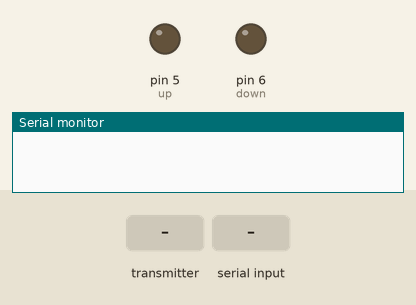
This sketch was run on a simulated Arduino Uno, built with avr-gcc and run on an emulated ATmega328P. Shown: output pins drawn as LEDs (lit = HIGH), the last lines printed to the serial monitor. Inputs (shaded band) come from the test bench. No radio packets arrive unless stated.

Above: at 1.2 s.
1.3 s: the transmitter starts sending msg.0 = 1
At 2.5 s:
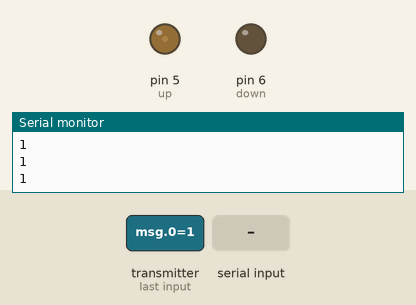
2.8 s: "90,45\n" received over Serial
At 3.7 s:
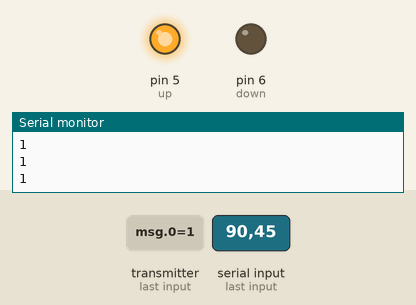
4.4 s: the transmitter starts sending msg.0 = 64
At 4.9 s:
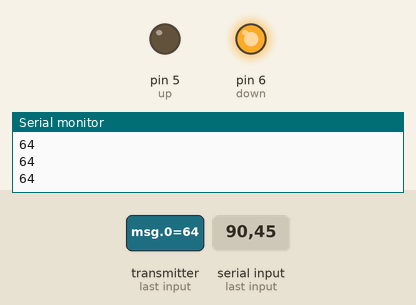
5.9 s: "30,150\n" received over Serial
At 7.3 s:
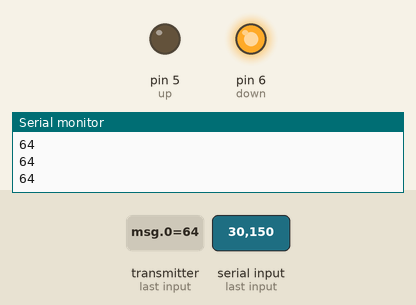
Timing chart, 0 to 8.5 s (numbered marks = the images above; inputs shaded):
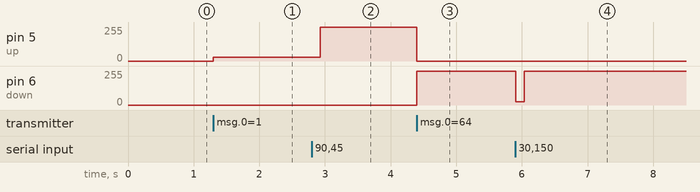

The sketch:

receiver.ino
```cpp
#include <SPI.h>
#include "nRF24L01.h"
#include "RF24.h"
int msg[1];
RF24 radio(9,10);
const uint64_t pipe = 0xE8E8F0F0E1LL;
int up = 5; int down = 6; int spd;
int RemPwr = 30; int Tune = 40;

void setup(void){
  Serial.begin(9600);
  radio.begin(); radio.openReadingPipe(1,pipe); radio.startListening();
  pinMode(up, OUTPUT);
  pinMode(down, OUTPUT);
  setPwmFrequency(up, 8);
  setPwmFrequency(down, 8);
}

void loop(void){
  if (Serial.available() == 1){
    Tune = Serial.parseInt();
  }

 if (radio.available()){
    bool done = false;
    while (!done){
      done = radio.read(msg, 1);
      Serial.println(msg[0]);
      //delay(10);
    }
//    msg[0]=40;

    if(msg[0]>40){
      analogWrite(up,0);
      delay(1);
      spd = RemPwr*(msg[0]-40)/Tune;
      if (spd>RemPwr){spd=RemPwr;}
      analogWrite(down,spd);
    }else if(msg[0]<40 && msg[0]>0){
      analogWrite(down,0);
      delay(1);
      spd = RemPwr*(40-msg[0])/Tune;
      if (spd>RemPwr){spd=RemPwr;}
      analogWrite(up,spd);
    }else{
      analogWrite(up,0);
      analogWrite(down,0);
    }

  }
  else{
//    Serial.println("No radio available");
//    analogWrite(up,0);
//    analogWrite(down,0);
  }
}


void setPwmFrequency(int pin, int divisor) {
  byte mode;
  if(pin == 5 || pin == 6 || pin == 9 || pin == 10) {
    switch(divisor) {
      case 1: mode = 0x01; break;
      case 8: mode = 0x02; break;
      case 64: mode = 0x03; break;
      case 256: mode = 0x04; break;
      case 1024: mode = 0x05; break;
      default: return;
    }
    if(pin == 5 || pin == 6) {
      TCCR0B = TCCR0B & 0b11111000 | mode;
    } else {
      TCCR1B = TCCR1B & 0b11111000 | mode;
    }
  } else if(pin == 3 || pin == 11) {
    switch(divisor) {
      case 1: mode = 0x01; break;
      case 8: mode = 0x02; break;
      case 32: mode = 0x03; break;
      case 64: mode = 0x04; break;
      case 128: mode = 0x05; break;
      case 256: mode = 0x06; break;
      case 1024: mode = 0x07; break;
      default: return;
    }
    TCCR2B = TCCR2B & 0b11111000 | mode;
  }
}
```

Measured:
- after the input at 1.3 s, pin 5 (up): 0/255 → 29/255 at once
- after the input at 2.8 s, pin 5 (up): 29/255 → 255/255 after 0.13 s
- after the input at 4.4 s, pin 5 (up): 255/255 → 0/255 at once; pin 6 (down): 0/255 → 255/255 at once
- after the input at 5.9 s, pin 6 (down): 255/255 → 24/255 at once, → 255/255 0.13 s later
